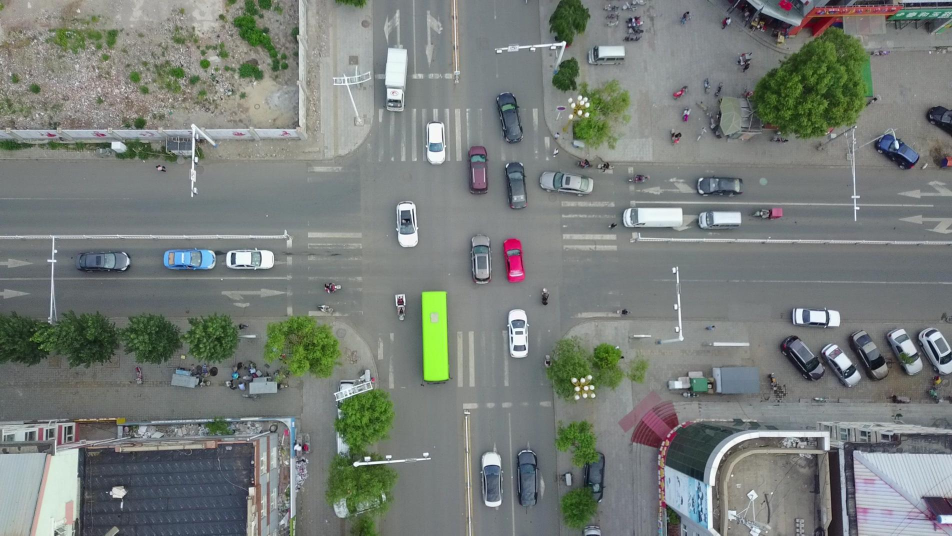
#> input picture sample_images/0000001.jpg, 1904 x 1071 px, found by its file name (shown at 1/2 size)
$ jupyter execute no1.ipynb
#> lines starting #> are read from the running program, lines starting #| are printed output that depends on the picture; after the words box and inside, x2 and y2 are one past the last pixel; in counts of white or black regions, pixels touching at a corner belong together
[cell 1]
from matplotlib import pyplot as plt
import argparse
import cv2
import numpy as np
import os

import warnings
warnings.filterwarnings("ignore")

from modules.take_roi import take_roi
from modules.tracker import tracker

[cell 2]
path = 'C:/Users/ABC/Desktop/object_tracking/sample_images/0000001.jpg'
img = cv2.imread(path)
#> img is the input picture: shape (1071, 1904, 3); mean B, G, R 121.5, 125.6, 119.8
img = cv2.cvtColor(img, cv2.COLOR_BGR2GRAY)
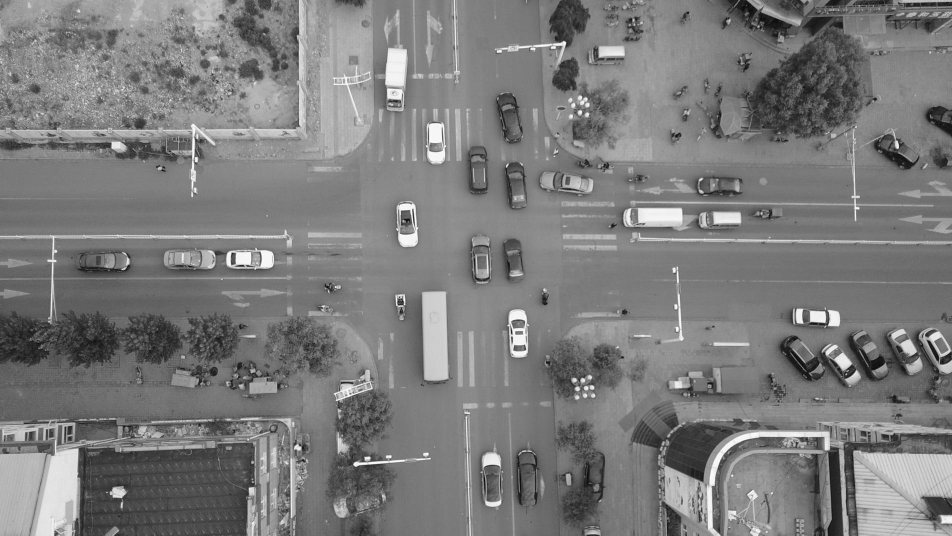
#> img: shape (1071, 1904) (shown at 1/2 size); min 1, max 255, mean 123.4
img = cv2.resize(img, (256, 256))
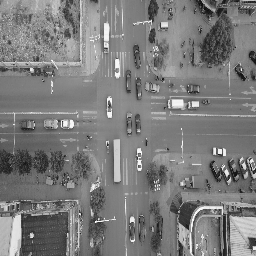
#> img: shape (256, 256); min 11, max 254, mean 123.3
normalized = cv2.normalize(img, None, 100, 255, cv2.NORM_MINMAX)
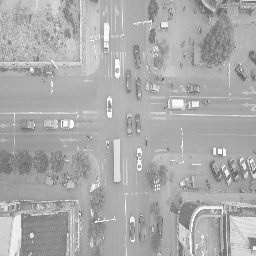
#> normalized: shape (256, 256); min 100, max 255, mean 171.6
_, threshold = cv2.threshold(normalized, 100, 255, cv2.THRESH_BINARY + cv2.THRESH_OTSU)
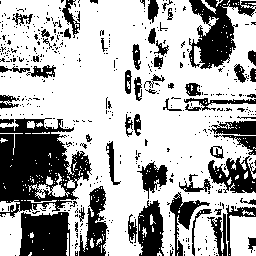
#> threshold: shape (256, 256); 68.2% white; 507 black regions (450 under 20 px), largest, box (x1, y1, x2, y2) and area: (0, 118, 92, 218) 5352, (189, 0, 256, 69) 2254, (19, 212, 70, 256) 1941
# _, threshold = cv2.threshold(normalized, 125, 255, cv2.THRESH_BINARY)

[cell 3]
vertical_histogram = np.sum(normalized, axis=1)
#> vertical_histogram = 256 values, max 48624 at index 113, min 40746 at index 171, mean 43933.5

# Tính histogram theo chiều ngang
horizontal_histogram = np.sum(normalized, axis=0)
#> horizontal_histogram = 256 values, max 48574 at index 115, min 39760 at index 219, mean 43933.5

# Hiển thị histogram
plt.figure(figsize=(10, 10))

ax1 = plt.subplot(221)
plt.plot(vertical_histogram, range(len(vertical_histogram)))
plt.title('Vertical Histogram')
plt.xlabel('Pixel Sum')
plt.grid(color='red', linestyle='-', linewidth=1)
plt.ylabel('Row')
ax1.set_ylim([0, 256])
plt.subplot(2, 2, 2)
plt.xticks(np.arange(-0.5, normalized.shape[1], 32), [0, 32, 64, 96, 128, 160,192, 224, 256])
plt.yticks(np.arange(-0.5, normalized.shape[0], 32), [0, 32, 64, 96, 128, 160,192, 224, 256])
plt.grid(color='red', linestyle='-', linewidth=1)
plt.imshow(cv2.cvtColor(normalized , cv2.COLOR_GRAY2BGR))
plt.title('img+normalized')
ax4 = plt.subplot(2, 2, 4)
plt.plot(horizontal_histogram)
plt.xticks(np.arange(-0.5, normalized.shape[1], 32), [0, 32, 64, 96, 128, 160,192, 224, 256])
plt.title('Horizontal Histogram')
plt.grid(color='red', linestyle='-', linewidth=1)
plt.xlabel('Column')
plt.ylabel('Pixel Sum')
ax4.set_xlim([0,256])

plt.tight_layout()
plt.show()
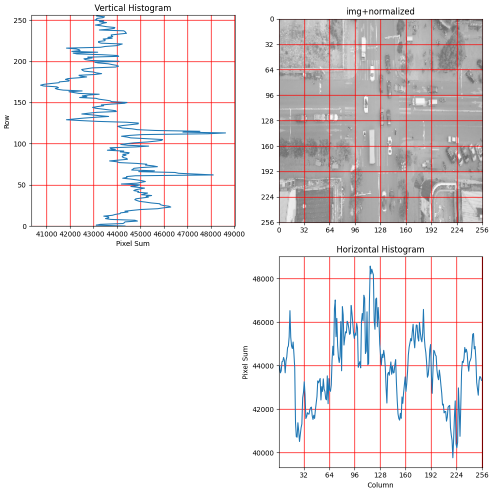
#> figure drawn by matplotlib, 3 panels; panel 3: curve peaks at x = 115, y = 48574

[cell 4]
def interest_region(histogram):
    # Giới hạn gồm 8 cửa sổ 32 pixel (256 = 8 x 32)
    interest_blocks = []
    list = []
    for _ in range(5):

        first_criteria = 0
        for i in range(8):
            if i not in list:
                max = np.max(histogram[32*i : 32*(i+1) - 1])
                min = np.min(histogram[32*i : 32*(i+1) - 1])

                if max - min > first_criteria:
                    choosen_block = {'id': i, 'max':max, 'min':min}
                    first_criteria = max - min
        interest_blocks.append(choosen_block)

        list.append(choosen_block['id'])
#> after the loop, choosen_block = {'id': 5, 'max': 43346, 'min': 40746}; interest_blocks = 5 items; list = [3, 1, 0, 2, 5]
    return interest_blocks, list

[cell 5]
_ ,ls1 = interest_region(vertical_histogram)
#> ls1 = [3, 1, 0, 2, 5]
_, ls2 = interest_region(horizontal_histogram)
#> ls2 = [0, 7, 6, 3, 2]
ls1, ls2
#> Out = ([3, 1, 0, 2, 5], [0, 7, 6, 3, 2])

[cell 6]
plt.xticks(np.arange(-0.5, normalized.shape[1], 32), [0, 32, 64, 96, 128, 160,192, 224, 256])
plt.yticks(np.arange(-0.5, normalized.shape[0], 32), [0, 32, 64, 96, 128, 160,192, 224, 256])
plt.grid(color='red', linestyle='-', linewidth=1)
y = [(i * 32 + 10) for i in ls1]
#> y = [106, 42, 10, 74, 170]
x = [(i * 32 + 10) for i in ls2]
#> x = [10, 234, 202, 106, 74]
plt.plot(x,y,marker='o',label='Scatter Plot',linestyle='')
plt.imshow(cv2.cvtColor(img , cv2.COLOR_GRAY2BGR))
plt.title('img+normalized')
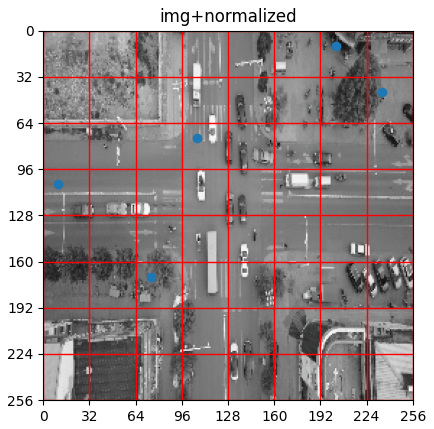
#> figure drawn by matplotlib, 1 panel

$ run again, with sample_images/0000002.jpg copied over sample_images/0000001.jpg
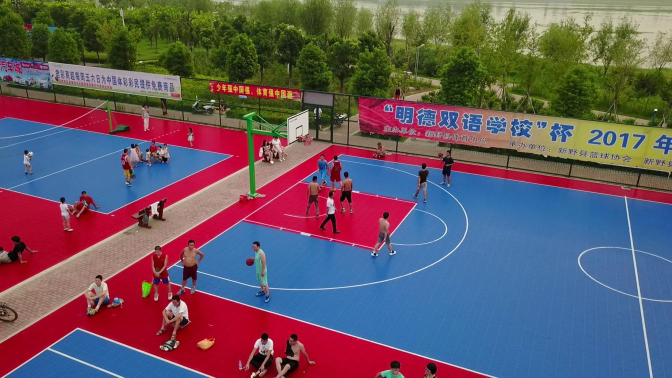
#> input picture sample_images/0000002.jpg, 1344 x 756 px, found by its file name (shown at 1/2 size)
#> img is the input picture: shape (756, 1344, 3); mean B, G, R 97.6, 87.6, 102.5
#> `_, threshold = cv2.threshold(normalized, 100, 255, cv2.THRESH_BINARY +..`:
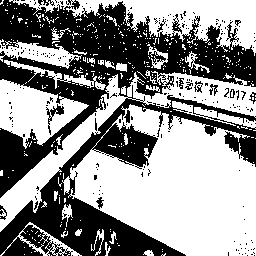
#> threshold: shape (256, 256); 56.5% white; 244 black regions (229 under 20 px), largest, box (x1, y1, x2, y2) and area: (0, 0, 256, 256) 27301, (46, 104, 64, 135) 146, (38, 0, 55, 6) 52
#> vertical_histogram = 256 values, max 46550 at index 0, min 35976 at index 71, mean 40667.7
#> horizontal_histogram = 256 values, max 43763 at index 246, min 37431 at index 6, mean 40667.7
#> after the loop in interest_region, `for _ in range(5):`: choosen_block = {'id': 1, 'max': 39538, 'min': 36899}; interest_blocks = 5 items; list = [0, 2, 6, 3, 1]
#> ls2 = [4, 3, 0, 1, 5]
#> Out = ([0, 2, 6, 3, 1], [4, 3, 0, 1, 5])
#> y = [10, 74, 202, 106, 42]
#> x = [138, 106, 10, 42, 170]
#> `[cell 6] plt.xticks(np.arange(-0.5, normalized.shape[1], 32), [0, 32, ..`:
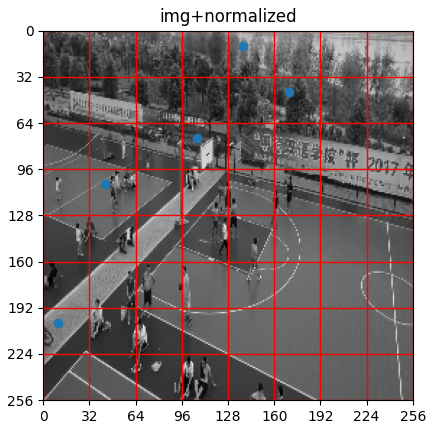
#> figure drawn by matplotlib, 1 panel
